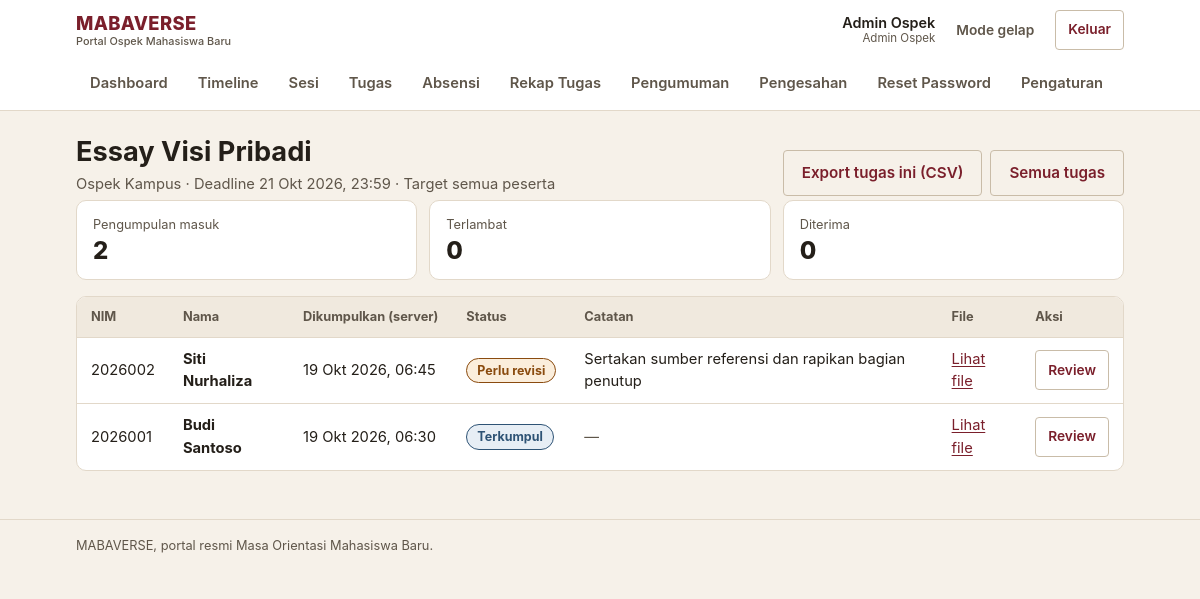
The page /admin/rekap-tugas/1 (signed in) on the database its author committed.
### tables this page shows
CREATE TABLE tugas (
    id INT AUTO_INCREMENT PRIMARY KEY,
    tahap_id INT NOT NULL,
    judul VARCHAR(255) NOT NULL,
    deskripsi TEXT,
    format_diizinkan VARCHAR(255) DEFAULT 'pdf,jpg,png,doc,docx',
    ukuran_max_mb INT DEFAULT 10,
    deadline DATETIME NOT NULL,
    target_fakultas_id INT DEFAULT NULL,
    target_jurusan_id INT DEFAULT NULL,
    target_kelompok_id INT DEFAULT NULL,
    created_by INT NOT NULL,
    created_at TIMESTAMP DEFAULT CURRENT_TIMESTAMP,
    FOREIGN KEY (tahap_id) REFERENCES tahap_ospek(id) ON DELETE CASCADE,
    FOREIGN KEY (target_fakultas_id) REFERENCES fakultas(id) ON DELETE SET NULL,
    FOREIGN KEY (target_jurusan_id) REFERENCES jurusan(id) ON DELETE SET NULL,
    FOREIGN KEY (target_kelompok_id) REFERENCES kelompok(id) ON DELETE SET NULL,
    FOREIGN KEY (created_by) REFERENCES users(id) ON DELETE CASCADE
);

CREATE TABLE tahap_ospek (
    id INT AUTO_INCREMENT PRIMARY KEY,
    judul VARCHAR(255) NOT NULL,
    deskripsi TEXT,
    urutan INT NOT NULL,
    tanggal_mulai DATETIME NOT NULL,
    tanggal_selesai DATETIME NOT NULL,
    target_level ENUM('universitas', 'fakultas', 'jurusan') DEFAULT 'universitas',
    lokasi_text VARCHAR(255) DEFAULT NULL,
    lampiran VARCHAR(255) DEFAULT NULL,
    status ENUM('belum_mulai', 'berlangsung', 'selesai') DEFAULT 'belum_mulai',
    created_at TIMESTAMP DEFAULT CURRENT_TIMESTAMP,
    updated_at TIMESTAMP DEFAULT CURRENT_TIMESTAMP ON UPDATE CURRENT_TIMESTAMP
);

CREATE TABLE pengumpulan_tugas (
    id INT AUTO_INCREMENT PRIMARY KEY,
    tugas_id INT NOT NULL,
    user_id INT NOT NULL,
    file_path VARCHAR(255) NOT NULL,
    waktu_submit_server TIMESTAMP DEFAULT CURRENT_TIMESTAMP,
    status ENUM('terkumpul', 'terlambat', 'revisi', 'diterima') DEFAULT 'terkumpul',
    catatan_panitia TEXT DEFAULT NULL,
    diverifikasi_oleh INT DEFAULT NULL,
    updated_at TIMESTAMP DEFAULT CURRENT_TIMESTAMP ON UPDATE CURRENT_TIMESTAMP,
    FOREIGN KEY (tugas_id) REFERENCES tugas(id) ON DELETE CASCADE,
    FOREIGN KEY (user_id) REFERENCES users(id) ON DELETE CASCADE,
    FOREIGN KEY (diverifikasi_oleh) REFERENCES users(id) ON DELETE SET NULL
);

CREATE TABLE users (
    id INT AUTO_INCREMENT PRIMARY KEY,
    nim VARCHAR(50) UNIQUE NOT NULL,
    nama VARCHAR(255) NOT NULL,
    email VARCHAR(255) UNIQUE NOT NULL,
    password_hash VARCHAR(255) NOT NULL,
    role ENUM('maba', 'panitia', 'admin', 'superadmin') DEFAULT 'maba',
    fakultas_id INT DEFAULT NULL,
    jurusan_id INT DEFAULT NULL,
    kelompok_id INT DEFAULT NULL,
    foto_profil VARCHAR(255) DEFAULT NULL,
    no_kontak_darurat VARCHAR(20) DEFAULT NULL,
    is_active TINYINT(1) DEFAULT 1,
    created_at TIMESTAMP DEFAULT CURRENT_TIMESTAMP,
    updated_at TIMESTAMP DEFAULT CURRENT_TIMESTAMP ON UPDATE CURRENT_TIMESTAMP,
    FOREIGN KEY (fakultas_id) REFERENCES fakultas(id) ON DELETE SET NULL,
    FOREIGN KEY (jurusan_id) REFERENCES jurusan(id) ON DELETE SET NULL,
    FOREIGN KEY (kelompok_id) REFERENCES kelompok(id) ON DELETE SET NULL
);

### config/database.php (called while the page is built)
<?php
require_once __DIR__ . '/config.php';
class Database {
    private static $instance = null;
    private $pdo;
    private function __construct() {
        try {
            $dsn = "mysql:host=" . DB_HOST . ";dbname=" . DB_NAME . ";charset=" . DB_CHARSET;
            $options = [
                PDO::ATTR_ERRMODE => PDO::ERRMODE_EXCEPTION,
                PDO::ATTR_DEFAULT_FETCH_MODE => PDO::FETCH_ASSOC,
                PDO::ATTR_EMULATE_PREPARES => false,
            ];
            $this->pdo = new PDO($dsn, DB_USER, DB_PASS, $options);
        } catch (PDOException $e) {
            error_log('[MABAVERSE] Koneksi database gagal: ' . $e->getMessage());
            if (defined('APP_ENV') && APP_ENV === 'production') {
                throw new RuntimeException('Layanan database sedang tidak tersedia.');
            }
            die("Koneksi database gagal: " . $e->getMessage()
                . " — periksa DB_HOST/DB_USER/DB_PASS di config/config.local.php dan pastikan MySQL berjalan.");
        }
    }
    public static function getInstance() {
        if (self::$instance === null) {
            self::$instance = new self();
        }
        return self::$instance;
    }
    public function getConnection() {
        return $this->pdo;
    }
}

### models/Tugas.php (called while the page is built, shortened)
<?php
require_once __DIR__ . '/../config/config.php';
class Tugas {
    private $db;
    public function __construct() {
        $this->db = Database::getInstance()->getConnection();
    }
    public function getTugasById($id) {
        $stmt = $this->db->prepare("
            SELECT t.*, ta.judul as tahap_judul,
                   f.nama as target_fakultas_nama,
                   j.nama as target_jurusan_nama,
                   k.nama as target_kelompok_nama
            FROM tugas t
            INNER JOIN tahap_ospek ta ON t.tahap_id = ta.id
            LEFT JOIN fakultas f ON t.target_fakultas_id = f.id
            LEFT JOIN jurusan j ON t.target_jurusan_id = j.id
            LEFT JOIN kelompok k ON t.target_kelompok_id = k.id
            WHERE t.id = ?
        ");
        $stmt->execute([$id]);
        return $stmt->fetch();
    }
    public function getPengumpulanByTugas($tugas_id, $filters = []) {
        $sql = "
            SELECT pt.*, u.nim, u.nama, u.fakultas_id, u.jurusan_id, u.kelompok_id
            FROM pengumpulan_tugas pt
            INNER JOIN users u ON pt.user_id = u.id
            WHERE pt.tugas_id = ?
        ";
        $params = [$tugas_id];
        $sql .= " ORDER BY pt.waktu_submit_server DESC";
        $stmt = $this->db->prepare($sql);
        $stmt->execute($params);
        return $stmt->fetchAll();
    }
}

### config/config.php (called while the page is built, shortened)
<?php
function e($value) {
    return htmlspecialchars((string)$value, ENT_QUOTES, 'UTF-8');
}
function status_meta($status) {
    $map = [
        'hadir'             => ['Hadir', 'ok'],
        'di_luar_radius'    => ['Di luar radius', 'warn'],
        'terlambat'         => ['Terlambat', 'warn'],
        'tidak_hadir'       => ['Tidak hadir', 'danger'],
        'izin'              => ['Izin', 'info'],
        'terkumpul'         => ['Terkumpul', 'info'],
        'revisi'            => ['Perlu revisi', 'warn'],
        'diterima'          => ['Diterima', 'ok'],
        'belum_dikumpulkan' => ['Belum dikumpulkan', 'neutral'],
        'disahkan'          => ['Disahkan', 'ok'],
        'belum_memenuhi'    => ['Belum memenuhi syarat', 'danger'],
        'belum_mulai'       => ['Belum mulai', 'neutral'],
        'berlangsung'       => ['Berlangsung', 'brand'],
        'selesai'           => ['Selesai', 'ok'],
        'normal'            => ['Normal', 'neutral'],
        'penting'           => ['Penting', 'warn'],
        'mendesak'          => ['Mendesak', 'danger'],
    ];
    if (isset($map[$status])) {
        return $map[$status];
    }
    return [ucwords(str_replace('_', ' ', (string)$status)), 'neutral'];
}
function format_tanggal($datetime, $dengan_waktu = true) {
    $ts = strtotime($datetime);
    $bulan = [1 => 'Jan', 'Feb', 'Mar', 'Apr', 'Mei', 'Jun', 'Jul', 'Agu', 'Sep', 'Okt', 'Nov', 'Des'];
    $hasil = date('j', $ts) . ' ' . $bulan[(int)date('n', $ts)] . ' ' . date('Y', $ts);
    if ($dengan_waktu) {
        $hasil .= ', ' . date('H:i', $ts);
    }
    return $hasil;
}
require_once __DIR__ . '/database.php';

### views/admin/rekap_tugas_detail.php (the view, shortened to what this page needs)
<?php
include __DIR__ . '/../layouts/header.php';
$jumlah_masuk = count($pengumpulan);
$jumlah_terlambat = 0;
$jumlah_diterima = 0;
?>
<div class="page-head">
    <div>
        <h1><?= e($tugas['judul']) ?></h1>
        <p class="page-sub">
            <?= e($tugas['tahap_judul']) ?> &middot; Deadline <?= e(format_tanggal($tugas['deadline'])) ?>
            &middot;
            <?php if ($tugas['target_kelompok_id']): ?>
            Target kelompok <?= e($tugas['target_kelompok_nama']) ?>
            <?php elseif ($tugas['target_jurusan_id']): ?>
            Target jurusan <?= e($tugas['target_jurusan_nama']) ?>
            <?php elseif ($tugas['target_fakultas_id']): ?>
            Target fakultas <?= e($tugas['target_fakultas_nama']) ?>
            <?php else: ?>
            Target semua peserta
            <?php endif; ?>
        </p>
    </div>
    <div class="page-actions">
        <a class="btn btn-outline" href="<?= BASE_URL ?>admin/export-tugas?tugas_id=<?= (int)$tugas['id'] ?>">Export tugas ini (CSV)</a>
        <a class="btn btn-outline" href="<?= BASE_URL ?>admin/rekap-tugas">Semua tugas</a>
    </div>
</div>
<div class="stats">
    <div class="stat">
        <p class="stat-label">Pengumpulan masuk</p>
        <p class="stat-value"><?= $jumlah_masuk ?></p>
    </div>
    <div class="stat">
        <p class="stat-label">Terlambat</p>
        <p class="stat-value"><?= $jumlah_terlambat ?></p>
    </div>
    <div class="stat">
        <p class="stat-label">Diterima</p>
        <p class="stat-value"><?= $jumlah_diterima ?></p>
    </div>
</div>
<?php if (empty($pengumpulan)): ?>
<div class="empty">
    <strong>Belum ada pengumpulan.</strong>
    Data muncul begitu mahasiswa mengunggah file pada tugas ini.
</div>
<?php else: ?>
<div class="table-wrap">
    <table>
        <thead>
            <tr>
                <th scope="col">NIM</th>
                <th scope="col">Nama</th>
                <th scope="col">Dikumpulkan (server)</th>
                <th scope="col">Status</th>
                <th scope="col">Catatan</th>
                <th scope="col">File</th>
                <th scope="col">Aksi</th>
            </tr>
        </thead>
        <tbody>
            <?php foreach ($pengumpulan as $p): ?>
            <?php list($status_label, $status_tone) = status_meta($p['status']); ?>
            <tr>
                <td><?= e($p['nim']) ?></td>
                <td><strong><?= e($p['nama']) ?></strong></td>
                <td><?= e(format_tanggal($p['waktu_submit_server'])) ?></td>
                <td><span class="chip chip-<?= $status_tone ?>"><?= e($status_label) ?></span></td>
                <td><?= $p['catatan_panitia'] ? e($p['catatan_panitia']) : '<span class="muted">—</span>' ?></td>
                <td><a href="<?= BASE_URL . e($p['file_path']) ?>" target="_blank" rel="noopener">Lihat file</a></td>
                <td>
                    <a class="btn btn-sm btn-outline" href="<?= BASE_URL ?>admin/verifikasi-tugas/<?= (int)$p['id'] ?>">Review</a>
                </td>
            </tr>
            <?php endforeach; ?>
        </tbody>
    </table>
</div>
<?php endif; ?>
<?php include __DIR__ . '/../layouts/footer.php'; ?>

### assets/css/style.css (style rules this page uses)
:root { --bg: #F6F1E9; --surface: #FFFFFF; --surface-alt: #F0E9DE; --ink: #241F19; --ink-soft: #5F564A; --line: #E2D8C9; --line-strong: #C9BCA8; --brand: #7A1F2B; --brand-strong: #5E1620; --brand-soft: #F5E7E8; --brand-ink: #FFFFFF; --accent: #9A4A08; --accent-soft: #FBEEDD; --ok: #1E6B43; --ok-soft: #E4F2E9; --warn: #8A4B0F; --warn-soft: #FBEEDC; --danger: #A32A22; --danger-soft: #F9E6E4; --info: #2E5375; --info-soft: #E7EEF5; --radius-sm: 4px; --radius: 10px; --shadow-1: 0 1px 2px rgba(36, 31, 25, 0.08), 0 6px 16px rgba(36, 31, 25, 0.07); --maxw: 1080px; --font: -apple-system, BlinkMacSystemFont, "Segoe UI", Roboto, "Helvetica Neue", Arial, sans-serif; }
*, *::before, *::after { box-sizing: border-box; }
html { -webkit-text-size-adjust: 100%; }
body { margin: 0; background: var(--bg); color: var(--ink); font-family: var(--font); font-size: 16px; line-height: 1.55; }
h1, h2, h3, h4 { margin: 0 0 0.5em; line-height: 1.25; font-weight: 700; }
h1 { font-size: clamp(1.3rem, 1.1rem + 1vw, 1.7rem); }
p { margin: 0 0 1em; }
a { color: var(--brand); text-decoration-thickness: 1px; text-underline-offset: 2px; }
.muted { color: var(--ink-soft); }
.page-head { display: flex; align-items: flex-end; justify-content: space-between; gap: 12px; flex-wrap: wrap; margin: 24px 0 4px; }
.page-head h1 { margin: 0; }
.page-head .page-sub { color: var(--ink-soft); margin: 4px 0 0; font-size: 0.92rem; }
.page-actions { display: flex; gap: 8px; flex-wrap: wrap; }
.btn { display: inline-flex; align-items: center; justify-content: center; gap: 6px; min-height: 44px; padding: 10px 18px; border-radius: var(--radius-sm); border: 1px solid transparent; background: var(--brand); color: var(--brand-ink); font-family: inherit; font-size: 0.95rem; font-weight: 600; text-decoration: none; cursor: pointer; transition: background-color 120ms ease, border-color 120ms ease, color 120ms ease; }
.btn-outline { background: transparent; color: var(--brand); border-color: var(--line-strong); }
.btn-sm { min-height: 40px; padding: 6px 12px; font-size: 0.86rem; }
.chip { display: inline-block; padding: 2px 10px; border-radius: 999px; font-size: 0.78rem; font-weight: 700; white-space: nowrap; border: 1px solid transparent; }
.chip-warn { background: var(--warn-soft); color: var(--warn); border-color: var(--warn); }
.chip-info { background: var(--info-soft); color: var(--info); border-color: var(--info); }
.table-wrap { overflow-x: auto; -webkit-overflow-scrolling: touch; border: 1px solid var(--line); border-radius: var(--radius); background: var(--surface); }
table { width: 100%; min-width: 560px; border-collapse: collapse; font-size: 0.92rem; }
th, td { padding: 10px 14px; text-align: left; border-bottom: 1px solid var(--line); vertical-align: middle; }
th { background: var(--surface-alt); font-size: 0.8rem; text-transform: none; font-weight: 700; color: var(--ink-soft); white-space: nowrap; }
tr:last-child td { border-bottom: none; }
td .btn { margin: 2px 0; }
.stats { display: grid; grid-template-columns: repeat(auto-fit, minmax(160px, 1fr)); gap: 12px; margin-bottom: 16px; }
.stat { background: var(--surface); border: 1px solid var(--line); border-radius: var(--radius); padding: 14px 16px; }
.stat-label { font-size: 0.8rem; color: var(--ink-soft); margin: 0 0 4px; }
.stat-value { font-size: 1.5rem; font-weight: 800; margin: 0; line-height: 1.1; }

### rows shown on the page
tugas: judul "Essay Visi Pribadi", tahap.judul "Ospek Kampus", deadline "21 Okt 2026, 23:59"
pengumpulan_tugas: user.nim "2026002", user.nama "Siti Nurhaliza", waktu_submit_server "19 Okt 2026, 06:45", status_label "Perlu revisi", catatan_panitia "Sertakan sumber referensi dan rapikan bagian penutup"
pengumpulan_tugas: user.nim "2026001", user.nama "Budi Santoso", waktu_submit_server "19 Okt 2026, 06:30", status_label "Terkumpul"

### other values the page prints
$user_nama "Admin Ospek"
$role_label "Admin Ospek"
$label "Dashboard"
$label "Timeline"
$label "Sesi"
$label "Tugas"
$label "Absensi"
$label "Rekap Tugas"
$label "Pengumuman"
$label "Pengesahan"
$label "Reset Password"
$label "Pengaturan"
$jumlah_masuk "2"
$jumlah_terlambat "0"
$jumlah_diterima "0"
